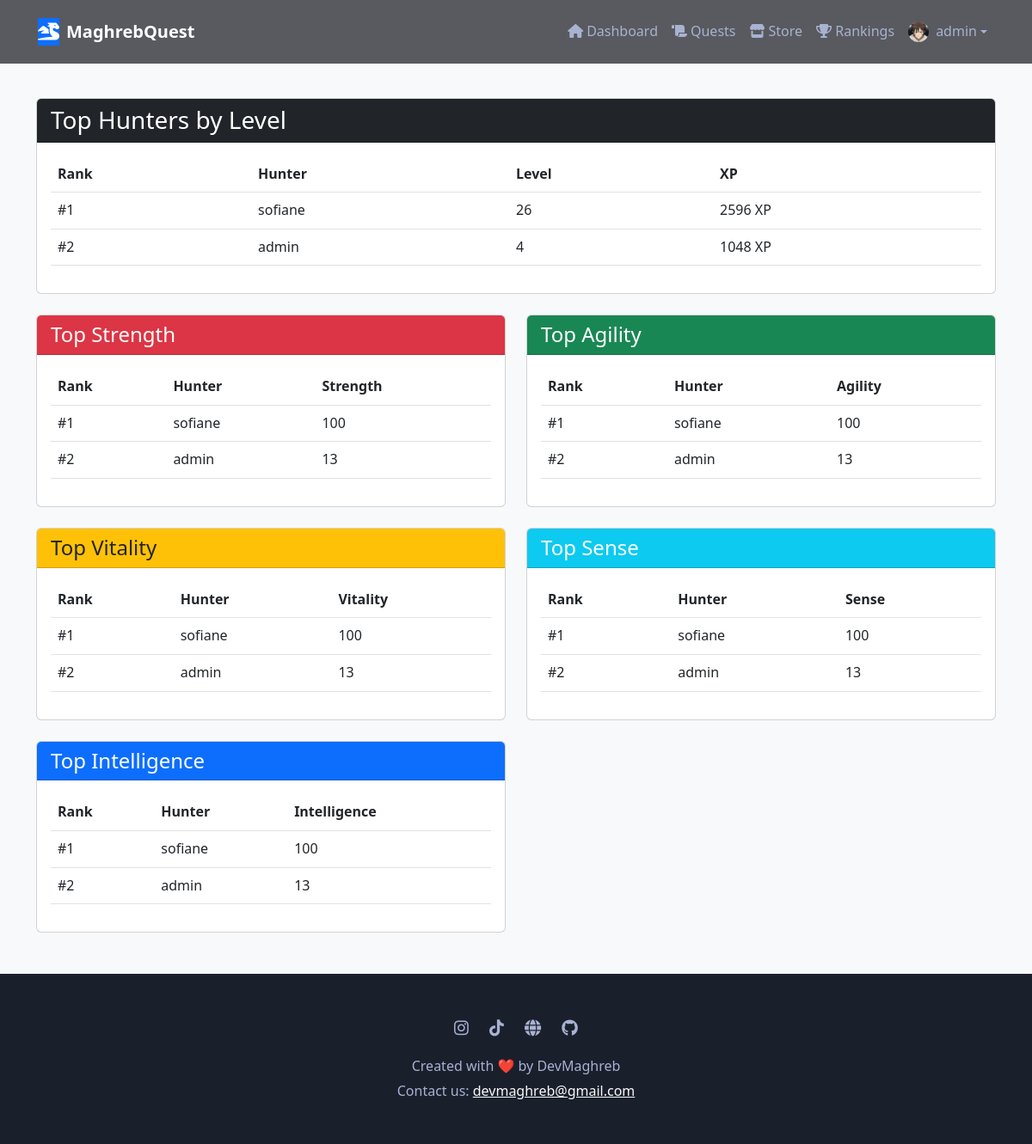
The page /rankings/ (signed in) on the database its author committed.
### core/models.py (models this page shows, shortened)
class UserProfile(models.Model):
    RANK_CHOICES = [
        ('F', 'F-Rank Hunter'),
        ('E', 'E-Rank Hunter'),
        ('D', 'D-Rank Hunter'),
        ('C', 'C-Rank Hunter'),
        ('B', 'B-Rank Hunter'),
        ('A', 'A-Rank Hunter'),
        ('S', 'S-Rank Hunter'),
    ]
    PERSONALITY_CHOICES = [
        ('achiever', 'Achiever'),
        ('explorer', 'Explorer'),
        ('socializer', 'Socializer'),
        ('competitor', 'Competitor'),
    ]
    user = models.OneToOneField(User, on_delete=models.CASCADE)
    name = models.CharField(max_length=100, default='Hunter')
    level = models.IntegerField(default=1)
    experience = models.IntegerField(default=0)
    coins = models.IntegerField(default=100)  # Start with 100 coins
    rank = models.CharField(max_length=1, choices=RANK_CHOICES, default='F', validators=[validate_rank])
    personality_type = models.CharField(max_length=50, blank=True, null=True)
    title = models.CharField(max_length=100, default='Novice Hunter')
    bio = models.TextField(blank=True)
    avatar = models.ImageField(upload_to='avatars/', null=True, blank=True)
    notification_preferences = models.JSONField(default=dict, blank=True, null=True)
    strengths = models.JSONField(default=dict, blank=True, null=True)
    weaknesses = models.JSONField(default=dict, blank=True, null=True)
    daily_quest_limit = models.PositiveIntegerField(default=5)
    last_quest_completion = models.DateTimeField(null=True, blank=True)
    quest_streak = models.PositiveIntegerField(default=0)
    inventory = models.JSONField(default=list, blank=True, null=True)
    strength = models.IntegerField(default=10)
    agility = models.IntegerField(default=10)
    vitality = models.IntegerField(default=10)
    sense = models.IntegerField(default=10)
    intelligence = models.IntegerField(default=10)
    class Meta:
        indexes = [
            models.Index(fields=['rank']),
            models.Index(fields=['level']),
            models.Index(fields=['personality_type']),
        ]

### core/views.py (the view)
# urls.py: path('rankings/', views.rankings, name='rankings'),
@login_required
def rankings(request):
    top_by_level = UserProfile.objects.all().order_by('-level', '-experience')[:10]
    top_by_strength = UserProfile.objects.all().order_by('-strength')[:10]
    top_by_agility = UserProfile.objects.all().order_by('-agility')[:10]
    top_by_vitality = UserProfile.objects.all().order_by('-vitality')[:10]
    top_by_sense = UserProfile.objects.all().order_by('-sense')[:10]
    top_by_intelligence = UserProfile.objects.all().order_by('-intelligence')[:10]
    context = {
        'top_by_level': top_by_level,
        'top_by_strength': top_by_strength,
        'top_by_agility': top_by_agility,
        'top_by_vitality': top_by_vitality,
        'top_by_sense': top_by_sense,
        'top_by_intelligence': top_by_intelligence,
        'active_page': 'rankings'
    }
    return render(request, 'core/rankings.html', context)

### templates/core/rankings.html
{% extends 'core/base.html' %}
{% load static %}
{% block content %}
<div class="container py-4">
    <div class="card mb-4">
        <div class="card-header bg-dark text-white">
            <h3 class="mb-0">Top Hunters by Level</h3>
        </div>
        <div class="card-body">
            <div class="table-responsive">
                <table class="table table-hover">
                    <thead>
                        <tr>
                            <th>Rank</th>
                            <th>Hunter</th>
                            <th>Level</th>
                            <th>XP</th>
                        </tr>
                    </thead>
                    <tbody>
                        {% for profile in top_by_level %}
                        <tr>
                            <td>#{{ forloop.counter }}</td>
                            <td>{{ profile.user.username }}</td>
                            <td>{{ profile.level }}</td>
                            <td>{{ profile.experience }} XP</td>
                        </tr>
                        {% endfor %}
                    </tbody>
                </table>
            </div>
        </div>
    </div>
    <div class="row">
        <div class="col-md-6 mb-4">
            <div class="card h-100">
                <div class="card-header bg-danger text-white">
                    <h4 class="mb-0">Top Strength</h4>
                </div>
                <div class="card-body">
                    <div class="table-responsive">
                        <table class="table table-hover">
                            <thead>
                                <tr>
                                    <th>Rank</th>
                                    <th>Hunter</th>
                                    <th>Strength</th>
                                </tr>
                            </thead>
                            <tbody>
                                {% for profile in top_by_strength %}
                                <tr>
                                    <td>#{{ forloop.counter }}</td>
                                    <td>{{ profile.user.username }}</td>
                                    <td>{{ profile.strength }}</td>
                                </tr>
                                {% endfor %}
                            </tbody>
                        </table>
                    </div>
                </div>
            </div>
        </div>
        <div class="col-md-6 mb-4">
            <div class="card h-100">
                <div class="card-header bg-success text-white">
                    <h4 class="mb-0">Top Agility</h4>
                </div>
                <div class="card-body">
                    <div class="table-responsive">
                        <table class="table table-hover">
                            <thead>
                                <tr>
                                    <th>Rank</th>
                                    <th>Hunter</th>
                                    <th>Agility</th>
                                </tr>
                            </thead>
                            <tbody>
                                {% for profile in top_by_agility %}
                                <tr>
                                    <td>#{{ forloop.counter }}</td>
                                    <td>{{ profile.user.username }}</td>
                                    <td>{{ profile.agility }}</td>
                                </tr>
                                {% endfor %}
                            </tbody>
                        </table>
                    </div>
                </div>
            </div>
        </div>
        <div class="col-md-6 mb-4">
            <div class="card h-100">
                <div class="card-header bg-warning text-dark">
                    <h4 class="mb-0">Top Vitality</h4>
                </div>
                <div class="card-body">
                    <div class="table-responsive">
                        <table class="table table-hover">
                            <thead>
                                <tr>
                                    <th>Rank</th>
                                    <th>Hunter</th>
                                    <th>Vitality</th>
                                </tr>
                            </thead>
                            <tbody>
                                {% for profile in top_by_vitality %}
                                <tr>
                                    <td>#{{ forloop.counter }}</td>
                                    <td>{{ profile.user.username }}</td>
                                    <td>{{ profile.vitality }}</td>
                                </tr>
                                {% endfor %}
                            </tbody>
                        </table>
                    </div>
                </div>
            </div>
        </div>
        <div class="col-md-6 mb-4">
            <div class="card h-100">
                <div class="card-header bg-info text-white">
                    <h4 class="mb-0">Top Sense</h4>
                </div>
                <div class="card-body">
                    <div class="table-responsive">
                        <table class="table table-hover">
                            <thead>
                                <tr>
                                    <th>Rank</th>
                                    <th>Hunter</th>
                                    <th>Sense</th>
                                </tr>
                            </thead>
                            <tbody>
                                {% for profile in top_by_sense %}
                                <tr>
                                    <td>#{{ forloop.counter }}</td>
                                    <td>{{ profile.user.username }}</td>
                                    <td>{{ profile.sense }}</td>
                                </tr>
                                {% endfor %}
                            </tbody>
                        </table>
                    </div>
                </div>
            </div>
        </div>
        <div class="col-md-6 mb-4">
            <div class="card h-100">
                <div class="card-header bg-primary text-white">
                    <h4 class="mb-0">Top Intelligence</h4>
                </div>
                <div class="card-body">
                    <div class="table-responsive">
                        <table class="table table-hover">
                            <thead>
                                <tr>
                                    <th>Rank</th>
                                    <th>Hunter</th>
                                    <th>Intelligence</th>
                                </tr>
                            </thead>
                            <tbody>
                                {% for profile in top_by_intelligence %}
                                <tr>
                                    <td>#{{ forloop.counter }}</td>
                                    <td>{{ profile.user.username }}</td>
                                    <td>{{ profile.intelligence }}</td>
                                </tr>
                                {% endfor %}
                            </tbody>
                        </table>
                    </div>
                </div>
            </div>
        </div>
    </div>
</div>
{% endblock %}

### templates/core/base.html (shortened to what this page needs)
<!DOCTYPE html>
{% load static %}
<html lang="en">
<head>
    <link href="https://cdn.jsdelivr.net/npm/bootstrap@5.3.0/dist/css/bootstrap.min.css" rel="stylesheet">
    <link href="https://cdnjs.cloudflare.com/ajax/libs/font-awesome/6.0.0/css/all.min.css" rel="stylesheet">
</head>
<body class="bg-light d-flex flex-column min-vh-100">
    <nav class="navbar navbar-expand-lg navbar-light fixed-top glass-card">
        <div class="container">
            <a class="navbar-brand d-flex align-items-center" href="{% url 'home' %}">
                <div class="icon-container bg-primary text-white me-2">
                    <i class="fas fa-dragon"></i>
                </div>
                <span class="fw-bold">MaghrebQuest</span>
            </a>
            <div class="collapse navbar-collapse" id="navbarNav">
                <ul class="navbar-nav ms-auto">
                    {% if user.is_authenticated %}
                        <li class="nav-item">
                            <a class="nav-link" href="{% url 'dashboard' %}">
                                <i class="fas fa-home me-1"></i>Dashboard
                            </a>
                        </li>
                        <li class="nav-item">
                            <a class="nav-link" href="{% url 'quest_list' %}">
                                <i class="fas fa-scroll me-1"></i>Quests
                            </a>
                        </li>
                        <li class="nav-item">
                            <a class="nav-link" href="{% url 'store' %}">
                                <i class="fas fa-store me-1"></i>Store
                            </a>
                        </li>
                        <li class="nav-item">
                            <a class="nav-link {% if active_page == 'rankings' %}active{% endif %}" href="{% url 'rankings' %}">
                                <i class="fas fa-trophy"></i> Rankings
                            </a>
                        </li>
                        <li class="nav-item dropdown">
                            <a class="nav-link dropdown-toggle d-flex align-items-center" href="#" role="button" data-bs-toggle="dropdown">
                                {% if user.userprofile.avatar %}
                                    <img src="{{ user.userprofile.avatar.url }}" alt="Avatar" class="rounded-circle me-2" style="width: 24px; height: 24px; object-fit: cover;">
                                {% else %}
                                    <i class="fas fa-user-circle me-1"></i>
                                {% endif %}
                                {{ user.username }}
                            </a>
                        </li>
                    {% endif %}
                </ul>
            </div>
        </div>
    </nav>
    <main class="flex-shrink-0">
        {% block content %}{% endblock %}
    </main>
    <footer class="footer mt-auto">
        <div class="container text-center">
            <div class="row">
                <div class="col-md-12">
                    <div class="social-links mb-3">
                        <a href="https://www.instagram.com/devmagheb" target="_blank"><i class="fab fa-instagram"></i></a>
                        <a href="https://www.tiktok.com/@devmaghreb" target="_blank"><i class="fab fa-tiktok"></i></a>
                        <a href="https://devmaghreb.vercel.app" target="_blank"><i class="fas fa-globe"></i></a>
                        <a href="https://github.com/Soufiane-Majdar" target="_blank"><i class="fab fa-github"></i></a>
                    </div>
                    <p class="mb-1">Created with ❤️ by DevMaghreb</p>
                    <p class="mb-0">Contact us: <a href="mailto:devmaghreb@gmail.com" class="text-light">devmaghreb@gmail.com</a></p>
                </div>
            </div>
        </div>
    </footer>
</body>
</html>

### templates/core/base.html (style rules this page uses)
:root { --primary-color: #2196f3; --secondary-color: #00bcd4; --dark-bg: #1a1f2c; --light-text: #a8b2d1; }
body { padding-top:60px; }
@media screen and (min-width: 324px) { body { padding-top: 90px; } }
body { font-family: 'Segoe UI', system-ui, -apple-system, sans-serif; line-height: 1.6; color: #333; }
.navbar { background: #585a5f; backdrop-filter: blur(10px); padding: 1rem 2rem; }
.navbar-brand { font-weight: 700; color: #fff !important; }
.nav-link { color: var(--light-text) !important; transition: color 0.3s ease; }
.footer { background: var(--dark-bg); color: var(--light-text); padding: 3rem 0; margin-top: auto; }
.social-links a { color: var(--light-text); margin: 0 10px; font-size: 1.2rem; transition: color 0.3s ease; }

### rows shown on the page
UserProfile: user.username "sofiane", level "26", experience "2596", strength "100", agility "100", vitality "100", sense "100", intelligence "100"
UserProfile: user.username "admin", level "4", experience "1048", strength "13", agility "13", vitality "13", sense "13", intelligence "13"

### other values the page prints
{{ user.username }} "admin"
